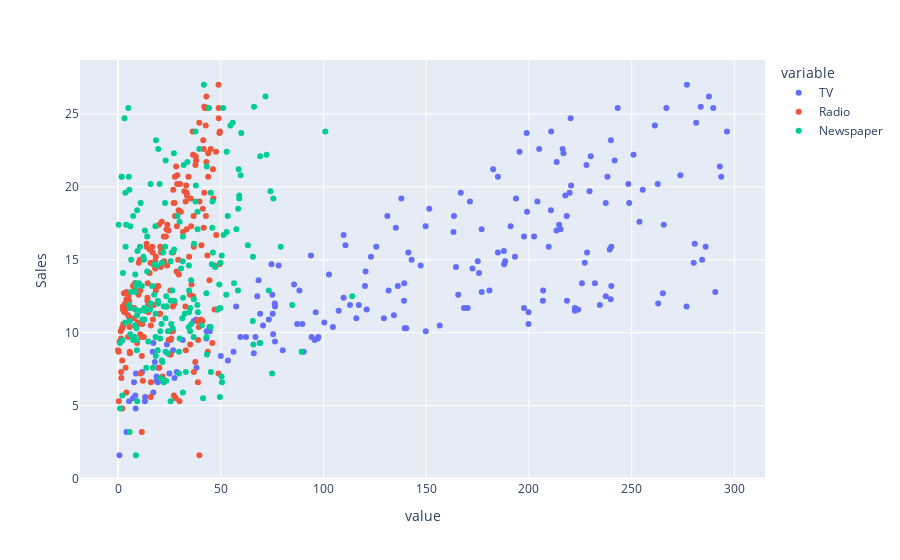

The notebook cell this image was saved under:
### Markdown cell above
Let us explore the correlation between each of the three features and the target.

### Code cell
px.scatter(sales_data, x=['TV', 'Radio', 'Newspaper'], y='Sales')

### Figure 1 — Plotly figure (JSON) as saved in the notebook; plotly's stock layout.template omitted (floating-point values rounded to 4 significant figures; data arrays with more than 128 entries replaced by an {"elided": "..."} marker saying what was removed)
{"data": [{"hovertemplate": "variable=TV<br>value=%{x}<br>Sales=%{y}<extra></extra>", "legendgroup": "TV", "marker": {"color": "#636efa", "symbol": "circle"}, "mode": "markers", "name": "TV", "orientation": "v", "showlegend": true, "type": "scatter", "x": {"elided": "200 float values"}, "xaxis": "x", "y": {"elided": "200 float values"}, "yaxis": "y"}, {"hovertemplate": "variable=Radio<br>value=%{x}<br>Sales=%{y}<extra></extra>", "legendgroup": "Radio", "marker": {"color": "#EF553B", "symbol": "circle"}, "mode": "markers", "name": "Radio", "orientation": "v", "showlegend": true, "type": "scatter", "x": {"elided": "200 float values"}, "xaxis": "x", "y": {"elided": "200 float values"}, "yaxis": "y"}, {"hovertemplate": "variable=Newspaper<br>value=%{x}<br>Sales=%{y}<extra></extra>", "legendgroup": "Newspaper", "marker": {"color": "#00cc96", "symbol": "circle"}, "mode": "markers", "name": "Newspaper", "orientation": "v", "showlegend": true, "type": "scatter", "x": {"elided": "200 float values"}, "xaxis": "x", "y": {"elided": "200 float values"}, "yaxis": "y"}], "layout": {"legend": {"title": {"text": "variable"}, "tracegroupgap": 0}, "margin": {"t": 60}, "xaxis": {"anchor": "y", "domain": [0, 1], "title": {"text": "value"}}, "yaxis": {"anchor": "x", "domain": [0, 1], "title": {"text": "Sales"}}}}
